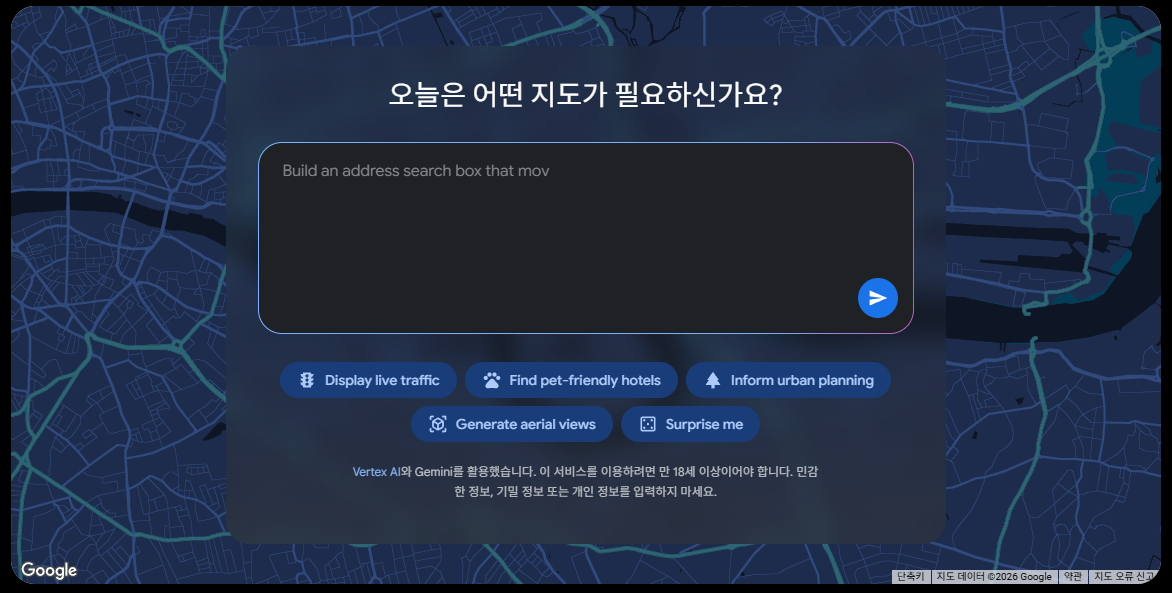
#> input picture _backup/app-v2/example.png, 1172 x 593 px
$ python extract_from_image.py --image ../../../_backup/app-v2/example.png
#> lines starting #> are read from the running program, lines starting #| are printed output that depends on the picture
#!/usr/bin/env python3
"""
Extracts UI styles from design images using PIL/Pillow.
Outputs structured JSON compatible with the bnt-style-extract pipeline.
"""

import argparse
import json
import os
import sys
from collections import Counter, defaultdict
from datetime import datetime

try:
    from PIL import Image
except ImportError:
    print(json.dumps({
        'success': False,
        'error': 'Pillow not installed. Run: pip install Pillow'
    }), file=sys.stderr)
    sys.exit(1)

# =============================================================================
# Configuration Constants
# =============================================================================

# Default output directory for all generated files
DEFAULT_OUTPUT_DIR = '.image-extract'

# Number of colors after quantization
# 16 covers most UI color palettes without excessive detail
QUANTIZE_COLORS = 16

# Minimum pixel percentage for a color to be considered significant
# Filters noise and anti-aliasing artifacts at component edges
MIN_COLOR_PERCENTAGE = 0.5

# Number of dominant colors to extract by default
# 10 captures primary, secondary, background, text, and accent colors
DEFAULT_PALETTE_SIZE = 10


def extract_color_palette(image, max_colors=DEFAULT_PALETTE_SIZE):
    """
    Extract dominant colors from image using quantization.

    Returns list of color dicts sorted by pixel coverage (descending).
    """
    quantized = image.quantize(
        colors=QUANTIZE_COLORS,
        method=Image.Quantize.MEDIANCUT
    )
    palette_data = quantized.getpalette()
    if not palette_data:
        return []

    color_counts = Counter(quantized.getdata())
    total_pixels = image.size[0] * image.size[1]
    colors = []

    for color_idx, count in color_counts.most_common(max_colors):
        percentage = count / total_pixels * 100
        if percentage < MIN_COLOR_PERCENTAGE:
            continue

        r = palette_data[color_idx * 3]
        g = palette_data[color_idx * 3 + 1]
        b = palette_data[color_idx * 3 + 2]

        hex_color = f'#{r:02x}{g:02x}{b:02x}'
        luminance = (0.299 * r + 0.587 * g + 0.114 * b) / 255
        category = classify_color(luminance, r, g, b)

        colors.append({
            'hex': hex_color,
            'rgb': f'rgb({r}, {g}, {b})',
            'percentage': round(percentage, 2),
            'luminance': round(luminance, 3),
            'category': category
        })

    return colors


def classify_color(luminance, r, g, b):
    """
    Classify color by luminance and saturation.

    Categories: background-dark, background, neutral, text, text-light, text-white, accent
    """
    max_c = max(r, g, b)
    min_c = min(r, g, b)
    saturation = (max_c - min_c) / max_c if max_c > 0 else 0

    # High saturation = accent color regardless of luminance
    if saturation > 0.5:
        return 'accent'

    if luminance < 0.15:
        return 'background-dark'
    elif luminance < 0.4:
        return 'background'
    elif luminance > 0.95:
        return 'text-white'
    elif luminance > 0.85:
        return 'text-light'
    elif luminance > 0.6:
        return 'text'
    else:
        return 'neutral'


# Standard font sizes used in UI design (px)
STANDARD_FONT_SIZES = [12, 14, 16, 18, 20, 24, 30, 36, 48, 60, 72]

# Maximum deviation ratio for snapping to a standard size
FONT_SNAP_THRESHOLD = 0.25


# =============================================================================
# P1: Pixel-level text height measurement
# =============================================================================

# [550 lines left out: functions measure_text_height, estimate_font_size, estimate_font_weight, extract_text_color, detect_gradient, measure_element_gaps and 2 more, not called in this run]


def build_elements(image, palette, regions_data):
    """
    Build elements array compatible with bnt-style-extract output format.

    This enables reuse of the convert.py pipeline from bnt-style-extract.
    """
    elements = []
    width, height = image.size

    # Classify palette colors
    bg_colors = [c for c in palette if 'background' in c['category']]
    text_colors = [c for c in palette if 'text' in c['category']]

    root_bg = bg_colors[0] if bg_colors else (palette[0] if palette else None)
    root_text = text_colors[0] if text_colors else None

    # Root container element
    root = {
        'selector': 'root-container',
        'tag': 'div',
        'role': 'container',
        'text': '',
        'boundingBox': {
            'x': 0, 'y': 0,
            'width': width, 'height': height
        },
        'styles': {
            'backgroundColor': root_bg['rgb'] if root_bg else None,
            'color': root_text['rgb'] if root_text else None,
            'width': f'{width}px',
            'height': f'{height}px',
            'display': 'flex',
            'flexDirection': 'column'
        }
    }
    elements.append(root)

    # Region elements
    for region in regions_data:
        # Skip gap-measurement pseudo-elements
        if region.get('role') == 'gap-measurement':
            # P2: Propagate gap to root container
            gap_value = region['styles'].get('gap')
            if gap_value:
                root['styles']['gap'] = gap_value
            continue

        styles = dict(region['styles'])

        # Promote estimated values for pipeline compatibility
        if 'estimatedFontSize' in styles:
            styles['fontSize'] = styles.pop('estimatedFontSize')
        if 'estimatedFontWeight' in styles:
            styles['fontWeight'] = styles.pop('estimatedFontWeight')

        el = {
            'selector': region['name'],
            'tag': 'div',
            'role': region.get('role', 'region'),
            'text': region.get('text', ''),
            'boundingBox': {
                'x': region['bounds']['x'],
                'y': region['bounds']['y'],
                'width': region['bounds']['w'],
                'height': region['bounds']['h']
            },
            'styles': styles
        }
        elements.append(el)

    return elements


def main():
    parser = argparse.ArgumentParser(
        description='Extract UI styles from design images'
    )
    parser.add_argument(
        '--image', required=True,
        help='Path to design image (PNG/JPG)'
    )
    parser.add_argument(
        '--regions',
        help='JSON file with region coordinates (from Claude Vision analysis)'
    )
    parser.add_argument(
        '--output', default=f'{DEFAULT_OUTPUT_DIR}/styles.json',
        help='Output file path'
    )
    parser.add_argument(
        '--palette-size', type=int, default=DEFAULT_PALETTE_SIZE,
        help=f'Number of dominant colors to extract (default: {DEFAULT_PALETTE_SIZE})'
    )

    args = parser.parse_args()

    # Ensure output directory exists
    output_dir = os.path.dirname(args.output)
    if output_dir:
        os.makedirs(output_dir, exist_ok=True)

    try:
        image = Image.open(args.image).convert('RGB')
        width, height = image.size
#> width = 1172; height = 593

        # Extract color palette
        palette = extract_color_palette(image, max_colors=args.palette_size)
#> in extract_color_palette, `quantized = image.quantize( colors=QUANTIZE_COLORS, method=Image.Quant..`:
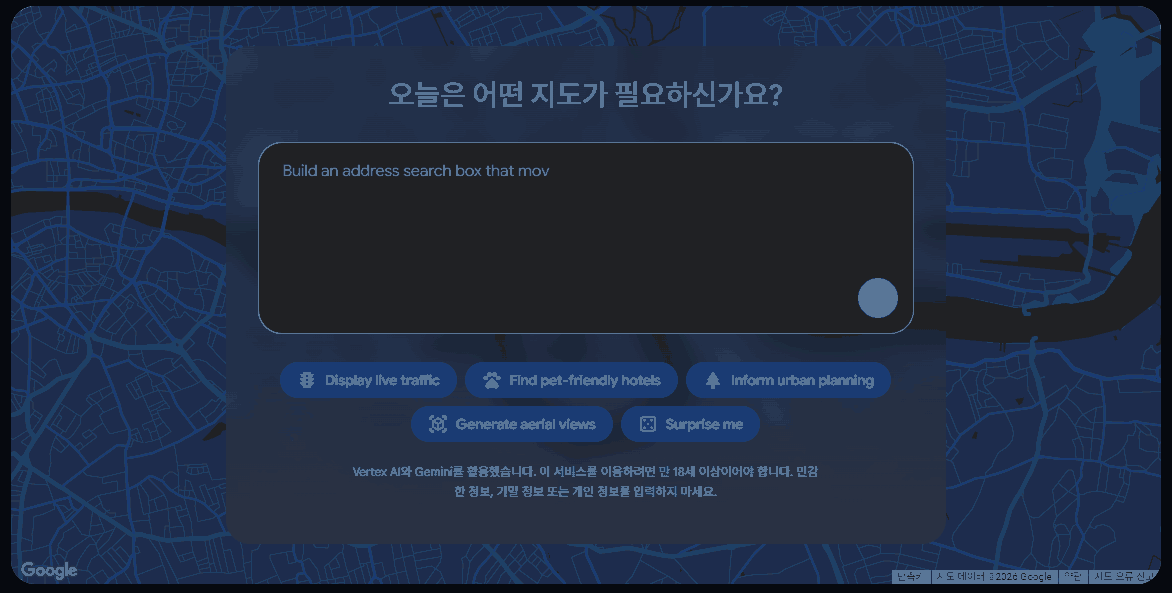
#> quantized: PIL image 1172x593 P; mean R, G, B 32.2, 45.5, 69.8
#> in extract_color_palette, `palette_data = quantized.getpalette()`: palette_data = 48 values, max 151 at index 2, min 6 at index 45, mean 52.21
#> in extract_color_palette, `color_counts = Counter(quantized.getdata())`: color_counts = 16 items
#> the loop in extract_color_palette, `for color_idx, count in color_counts.most_common(max_colors):` made 10 passes
#> (color_idx, count, percentage, r, g, b, hex_color, luminance) on passes 1 to 10: (8, 213790, 30.76, 29, 44, 77, '#1d2c4d', 0.17), (13, 140295, 20.19, 32, 33, 36, '#202124', 0.13), (6, 52659, 7.58, 34, 48, 74, '#22304a', 0.183), (4, 48058, 6.91, 41, 49, 67, '#293143', 0.191), (1, 44783, 6.44, 30, 64, 102, '#1e4066', 0.228), (3, 42480, 6.11, 26, 59, 115, '#1a3b73', 0.218), (5, 36075, 5.19, 38, 48, 68, '#263044', 0.185), (15, 30749, 4.42, 6, 9, 15, '#06090f', 0.0345), (7, 29583, 4.26, 33, 45, 69, '#212d45', 0.173), (0, 18999, 2.73, 89, 118, 151, '#597697', 0.443)
#> after the loop in extract_color_palette, `for color_idx, count in color_counts.most_common(max_colors):`: colors = 10 items
#> palette = 10 items

        # Categorize palette
        categorized = {}
        for color in palette:
            cat = color['category']
            if cat not in categorized:
                categorized[cat] = []
            categorized[cat].append(color['hex'])
#> this loop made 10 passes
#> cat on passes 1 to 10: 'accent', 'background-dark', 'accent', 'background', 'accent', 'accent', 'background', 'accent', 'accent', 'neutral'
#> after the loop, categorized = {'accent': ['#1d2c4d', '#22304a', '#1e4066', '#1a3b73', '#06090f', '#212d45'], 'background-dark': ['#202124'], 'background': ['#293143', '#263044'], 'neutral': ['#597697']}

        # Extract region styles if provided
        regions_data = []
        if args.regions:
            with open(args.regions, 'r', encoding='utf-8') as f:
                regions = json.load(f)
            regions_data = extract_region_styles(image, regions)

        # Build pipeline-compatible elements
        elements = build_elements(image, palette, regions_data)
#> in build_elements, `bg_colors = [c for c in palette if 'background' in c['category']]`: bg_colors = 3 items
#> in build_elements, `text_colors = [c for c in palette if 'text' in c['category']]`: text_colors = []
#> in build_elements, `root_bg = bg_colors[0] if bg_colors else (palette[0] if palette else N..`: root_bg = {'hex': '#202124', 'rgb': 'rgb(32, 33, 36)', 'percentage': 20.19, 'luminance': 0.13, 'category': 'background-dark'}
#> after the loop in build_elements, `for region in regions_data:`: elements = 1 item; root = 6 items
#> elements = 1 item

        result = {
            'source': os.path.abspath(args.image),
            'type': 'image',
            'timestamp': datetime.now().isoformat(),
            'dimensions': {'width': width, 'height': height},
            'colorPalette': categorized,
            'dominantColors': palette,
            'elementsCount': len(elements),
            'elements': elements
        }

        with open(args.output, 'w', encoding='utf-8') as f:
            json.dump(result, f, indent=2, ensure_ascii=False)

        print(json.dumps({
            'success': True,
            'dimensions': f'{width}x{height}',
            'colorsExtracted': len(palette),
            'regionsAnalyzed': len(regions_data),
            'elementsCount': len(elements),
            'output': args.output
        }, indent=2))
#| {
#|   "success": true,
#|   "dimensions": "1172x593",
#|   "colorsExtracted": 10,
#|   "regionsAnalyzed": 0,
#|   "elementsCount": 1,
#|   "output": ".image-extract/styles.json"
#| }

    except FileNotFoundError:
        print(json.dumps({
            'success': False,
            'error': f'Image file not found: {args.image}'
        }, indent=2), file=sys.stderr)
        sys.exit(1)

    except Exception as e:
        print(json.dumps({
            'success': False,
            'error': str(e)
        }, indent=2), file=sys.stderr)
        sys.exit(1)


if __name__ == '__main__':
    main()
